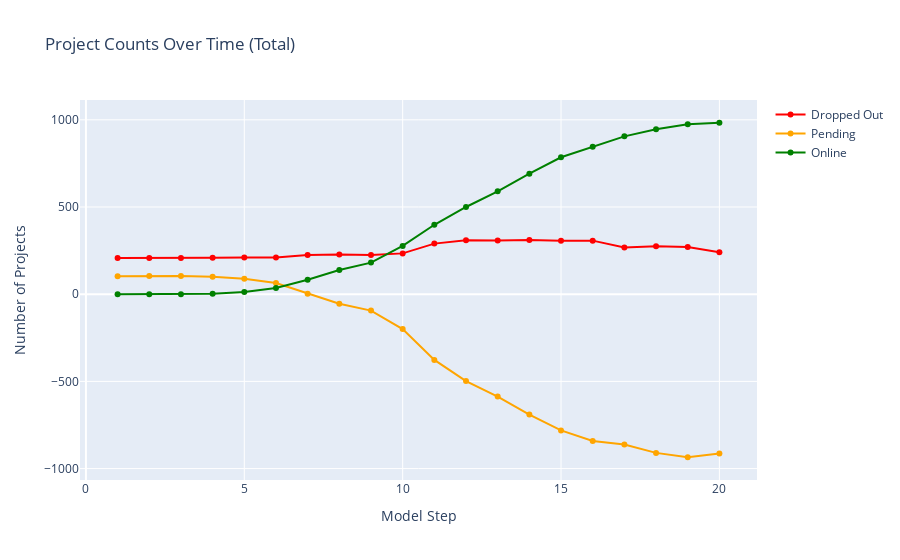
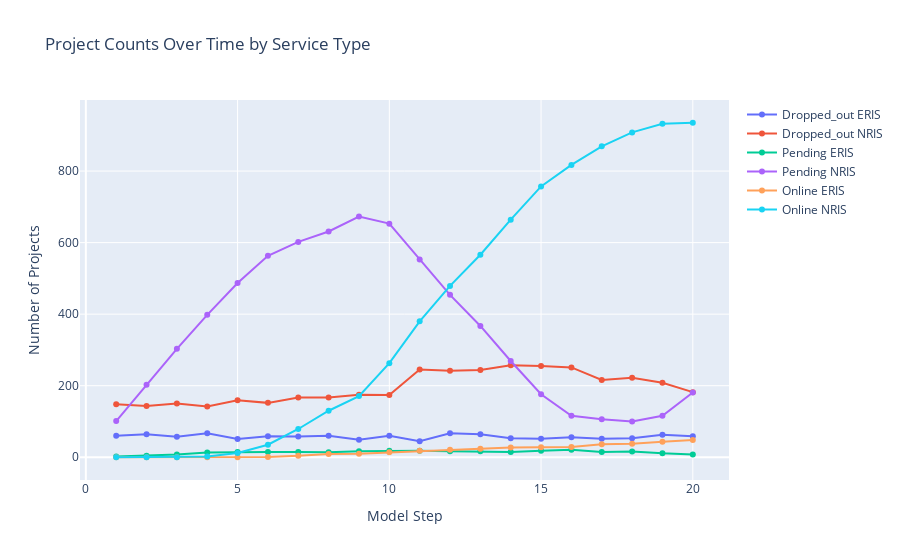
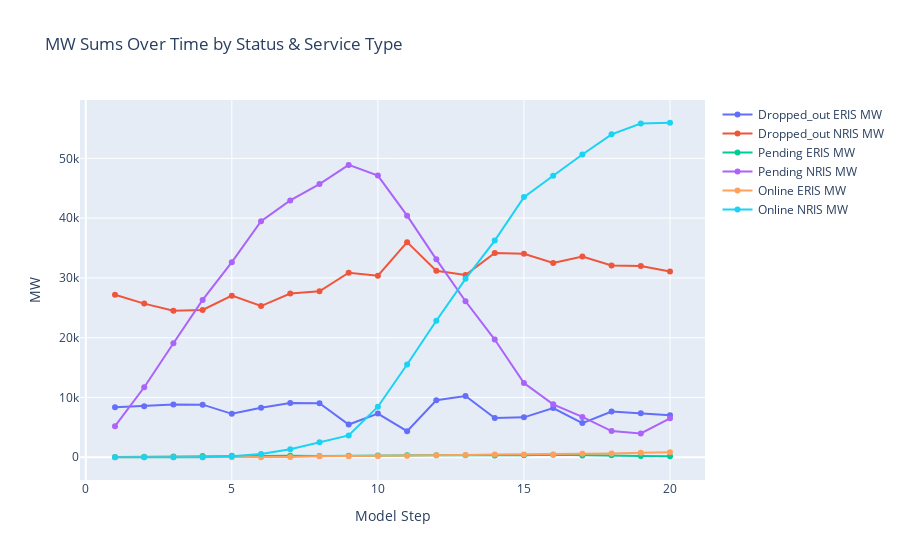
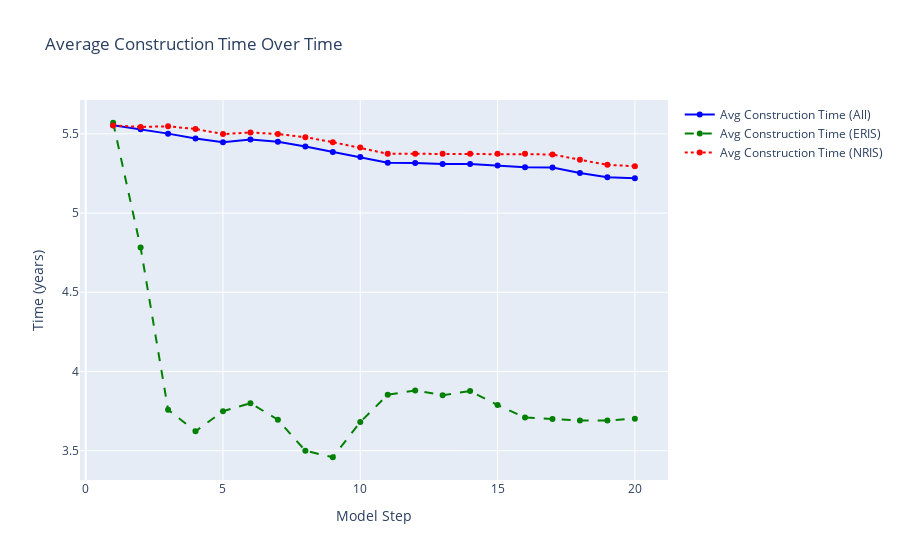

The code cell stored with these charts, in order, in its notebook:
### Markdown cell above
# System Plots

### Code cell
import pandas as pd
import plotly.graph_objects as go

# Load your CSV with model-level summaries
df = pd.read_csv("model_round_summary.csv")
loads = [
    832781, 874976, 923354, 978959, 1031851, 1099623, 1175225, 1248118,
    1279778, 1305481, 1328045, 1352954, 1366152, 1382541, 1397072, 1416841,
    1426536, 1440664, 1454597, 1473297, 1482068
]

# Growth percentages
growth = [
    4.8, 2.9, 5.1, 5.5, 6.0, 5.4, 6.6, 6.9, 6.2, 2.5,
    2.0, 1.7, 1.9, 1.0, 1.2, 1.1, 1.4, 0.7, 1.0, 1.0, 1.3
]

# Years starting from 2026
years = list(range(2026, 2026 + len(loads)))

# Make DataFrame
df_load = pd.DataFrame({
    "RTO": ["PJM RTO"] * len(loads),
    "Year": years,
    "Load": loads,
    "Growth (%)": growth
})

print(df_load)


# -------------------------------
# 1. Counts: dropped_out, pending, online (total)
fig_counts_total = go.Figure()
fig_counts_total.add_trace(go.Scatter(
    x=df['model_step'],
    y=df['dropped_out_count'],
    mode='lines+markers',
    name='Dropped Out',
    line=dict(color='red')
))
fig_counts_total.add_trace(go.Scatter(
    x=df['model_step'],
    y=df['pending_count'],
    mode='lines+markers',
    name='Pending',
    line=dict(color='orange')
))
fig_counts_total.add_trace(go.Scatter(
    x=df['model_step'],
    y=df['online_count'],
    mode='lines+markers',
    name='Online',
    line=dict(color='green')
))
fig_counts_total.update_layout(
    title="Project Counts Over Time (Total)",
    xaxis_title="Model Step",
    yaxis_title="Number of Projects"
)
fig_counts_total.show()

# -------------------------------
# 2. Counts by service type
status_types = ['dropped_out', 'pending', 'online']
service_types = ['eris', 'nris']

fig_counts_service = go.Figure()
for status in status_types:
    for service in service_types:
        col_name = f"{status}_{service}_count"
        fig_counts_service.add_trace(go.Scatter(
            x=df['model_step'],
            y=df[col_name],
            mode='lines+markers',
            name=f"{status.capitalize()} {service.upper()}",
        ))
fig_counts_service.update_layout(
    title="Project Counts Over Time by Service Type",
    xaxis_title="Model Step",
    yaxis_title="Number of Projects"
)
fig_counts_service.show()

# -------------------------------
# 3. MW by status & service type
fig_mw_service = go.Figure()
for status in status_types:
    for service in service_types:
        col_name = f"{status}_{service}_mw"
        fig_mw_service.add_trace(go.Scatter(
            x=df['model_step'],
            y=df[col_name],
            mode='lines+markers',
            name=f"{status.capitalize()} {service.upper()} MW",
        ))
fig_mw_service.update_layout(
    title="MW Sums Over Time by Status & Service Type",
    xaxis_title="Model Step",
    yaxis_title="MW"
)
fig_mw_service.show()

# -------------------------------

# -------------------------------
# 5. Construction Times
fig_construction = go.Figure()
fig_construction.add_trace(go.Scatter(
    x=df['model_step'],
    y=df['avg_construction_time'],
    mode='lines+markers',
    name='Avg Construction Time (All)',
    line=dict(color='blue')
))
fig_construction.add_trace(go.Scatter(
    x=df['model_step'],
    y=df['avg_construction_time_eris'],
    mode='lines+markers',
    name='Avg Construction Time (ERIS)',
    line=dict(color='green', dash='dash')
))
fig_construction.add_trace(go.Scatter(
    x=df['model_step'],
    y=df['avg_construction_time_nris'],
    mode='lines+markers',
    name='Avg Construction Time (NRIS)',
    line=dict(color='red', dash='dot')
))
fig_construction.update_layout(
    title="Average Construction Time Over Time",
    xaxis_title="Model Step",
    yaxis_title="Time (years)"
)
fig_construction.show()

# -------------------------------
# 6. Study Times
fig_study = go.Figure()
fig_study.add_trace(go.Scatter(
    x=df['model_step'],
    y=df['study_time_all'],
    mode='lines+markers',
    name='Avg Study Time (All)',
    line=dict(color='cyan')
))
fig_study.add_trace(go.Scatter(
    x=df['model_step'],
    y=df['study_time_eris'],
    mode='lines+markers',
    name='Avg Study Time (ERIS)',
    line=dict(color='lime', dash='dash')
))
fig_study.add_trace(go.Scatter(
    x=df['model_step'],
    y=df['study_time_nris'],
    mode='lines+markers',
    name='Avg Study Time (NRIS)',
    line=dict(color='magenta', dash='dot')
))
fig_study.update_layout(
    title="Average Study Time Over Time",
    xaxis_title="Model Step",
    yaxis_title="Time (years)"
)
fig_study.show()

# 7. Assigned Costs
fig_assigned_cost = go.Figure()
fig_assigned_cost.add_trace(go.Scatter(
    x=df['model_step'],
    y=df['nu_all_avg'],
    mode='lines+markers',
    name='Avg Assigned Cost (All)',
    line=dict(color='blue')
))
fig_assigned_cost.add_trace(go.Scatter(
    x=df['model_step'],
    y=df['nu_eris_avg'],
    mode='lines+markers',
    name='Avg Assigned Cost (ERIS)',
    line=dict(color='green', dash='dash')
))
fig_assigned_cost.add_trace(go.Scatter(
    x=df['model_step'],
    y=df['nu_nris_avg'],
    mode='lines+markers',
    name='Avg Assigned Cost (NRIS)',
    line=dict(color='red', dash='dot')
))
fig_assigned_cost.update_layout(
    title="Average Assigned Cost Per Round",
    xaxis_title="Model Step",
    yaxis_title="Cost (currency units)",  # adjust as needed
    template="plotly_white"
)
fig_assigned_cost.show()

#Capacity Price

fig_capacity = go.Figure()
fig_capacity.add_trace(go.Scatter(
    x=df['model_step'],
    y=df['capacity_price'],
    mode='lines',
    name='Capacity Price',
    line=dict(color='black')
))

fig_capacity.update_layout(
    title="Capacity Price Over Time",
    xaxis_title="Model Step",
    yaxis_title="$/MW-day",  # adjust as needed
    template="plotly_white"
)
fig_capacity.show()

#SMEC
fig_smec = go.Figure()
fig_smec.add_trace(go.Scatter(
    x=df['model_step'],
    y=df['system_marginal_energy_price'],
    mode='lines+markers',
    name='SMEC',
    line=dict(color='blue')
))

fig_smec.update_layout(
    title="SMEC Over Time",
    xaxis_title="Model Step",
    yaxis_title="$/MWh",  # adjust as needed
    template="plotly_white"
)
fig_smec.show()
import plotly.graph_objects as go

# Assuming installed capacity is sum of online MWs per step
df['installed_capacity'] = df['online_eris_mw'] + df['online_nris_mw']
import plotly.graph_objects as go
import pandas as pd

# Example installed capacity from your df
df['installed_capacity'] = df['online_eris_mw'] + df['online_nris_mw']

# Convert load to GWh
loads_gwh = [x / 1000 for x in loads]

# Years corresponding to the load
years = list(range(2026, 2026 + len(loads_gwh)))

# Make figure
fig_load_capacity = go.Figure()

# Plot installed capacity
fig_load_capacity.add_trace(go.Scatter(
    x=years,
    y=df['installed_capacity'][:len(years)],
    mode='lines+markers',
    name='Installed Capacity (MW)',
    line=dict(color='blue')
))

# Plot load in GWh
fig_load_capacity.add_trace(go.Scatter(
    x=years,
    y=loads_gwh,
    mode='lines+markers',
    name='Load (GWh)',
    line=dict(color='red'),
    yaxis='y2'
))

# Add secondary y-axis
fig_load_capacity.update_layout(
    title="Installed Capacity vs Load (GWh)",
    xaxis_title="Year",
    yaxis=dict(title="Installed Capacity (MW)", side="left"),
    yaxis2=dict(title="Load (GWh)", overlaying='y', side='right'),
    template="plotly_white"
)

fig_load_capacity.show()

### Figure 1 — Plotly figure (JSON) as saved in the notebook; plotly's stock layout.template omitted (floating-point values rounded to 4 significant figures)
{"data": [{"line": {"color": "red"}, "mode": "lines+markers", "name": "Dropped Out", "type": "scatter", "x": [1, 2, 3, 4, 5, 6, 7, 8, 9, 10, 11, 12, 13, 14, 15, 16, 17, 18, 19, 20], "y": [208, 207, 207, 209, 210, 211, 225, 227, 224, 234, 290, 309, 308, 310, 307, 307, 268, 275, 271, 241]}, {"line": {"color": "orange"}, "mode": "lines+markers", "name": "Pending", "type": "scatter", "x": [1, 2, 3, 4, 5, 6, 7, 8, 9, 10, 11, 12, 13, 14, 15, 16, 17, 18, 19, 20], "y": [103, 104, 104, 100, 89, 64, 3, -55, -94, -200, -377, -498, -587, -690, -781, -842, -862, -910, -935, -913]}, {"line": {"color": "green"}, "mode": "lines+markers", "name": "Online", "type": "scatter", "x": [1, 2, 3, 4, 5, 6, 7, 8, 9, 10, 11, 12, 13, 14, 15, 16, 17, 18, 19, 20], "y": [0, 0, 0, 2, 12, 36, 83, 139, 181, 277, 398, 500, 590, 691, 785, 846, 905, 946, 975, 983]}], "layout": {"title": {"text": "Project Counts Over Time (Total)"}, "xaxis": {"title": {"text": "Model Step"}}, "yaxis": {"title": {"text": "Number of Projects"}}}}

### Figure 2 — Plotly figure (JSON) as saved in the notebook; plotly's stock layout.template omitted (floating-point values rounded to 4 significant figures)
{"data": [{"mode": "lines+markers", "name": "Dropped_out ERIS", "type": "scatter", "x": [1, 2, 3, 4, 5, 6, 7, 8, 9, 10, 11, 12, 13, 14, 15, 16, 17, 18, 19, 20], "y": [60, 64, 57, 67, 51, 59, 58, 60, 49, 60, 45, 67, 64, 53, 52, 56, 52, 53, 63, 59]}, {"mode": "lines+markers", "name": "Dropped_out NRIS", "type": "scatter", "x": [1, 2, 3, 4, 5, 6, 7, 8, 9, 10, 11, 12, 13, 14, 15, 16, 17, 18, 19, 20], "y": [148, 143, 150, 142, 159, 152, 167, 167, 175, 174, 245, 242, 244, 257, 255, 251, 216, 222, 208, 182]}, {"mode": "lines+markers", "name": "Pending ERIS", "type": "scatter", "x": [1, 2, 3, 4, 5, 6, 7, 8, 9, 10, 11, 12, 13, 14, 15, 16, 17, 18, 19, 20], "y": [2, 4, 8, 13, 15, 15, 15, 14, 17, 18, 18, 17, 17, 15, 18, 21, 15, 16, 11, 8]}, {"mode": "lines+markers", "name": "Pending NRIS", "type": "scatter", "x": [1, 2, 3, 4, 5, 6, 7, 8, 9, 10, 11, 12, 13, 14, 15, 16, 17, 18, 19, 20], "y": [101, 203, 303, 398, 487, 563, 602, 631, 673, 653, 553, 454, 367, 269, 176, 116, 106, 100, 116, 181]}, {"mode": "lines+markers", "name": "Online ERIS", "type": "scatter", "x": [1, 2, 3, 4, 5, 6, 7, 8, 9, 10, 11, 12, 13, 14, 15, 16, 17, 18, 19, 20], "y": [0, 0, 0, 0, 0, 1, 4, 9, 10, 14, 18, 21, 24, 27, 28, 29, 36, 38, 43, 48]}, {"mode": "lines+markers", "name": "Online NRIS", "type": "scatter", "x": [1, 2, 3, 4, 5, 6, 7, 8, 9, 10, 11, 12, 13, 14, 15, 16, 17, 18, 19, 20], "y": [0, 0, 0, 2, 12, 35, 79, 130, 171, 263, 380, 479, 566, 664, 757, 817, 869, 908, 932, 935]}], "layout": {"title": {"text": "Project Counts Over Time by Service Type"}, "xaxis": {"title": {"text": "Model Step"}}, "yaxis": {"title": {"text": "Number of Projects"}}}}

### Figure 3 — Plotly figure (JSON) as saved in the notebook; plotly's stock layout.template omitted (floating-point values rounded to 4 significant figures)
{"data": [{"mode": "lines+markers", "name": "Dropped_out ERIS MW", "type": "scatter", "x": [1, 2, 3, 4, 5, 6, 7, 8, 9, 10, 11, 12, 13, 14, 15, 16, 17, 18, 19, 20], "y": [8345.0, 8541.0, 8830.0, 8800.0, 7264.0, 8273.0, 9091.0, 9039.0, 5479.0, 7308.0, 4353.0, 9536.0, 10240.0, 6574.0, 6674.0, 8228.0, 5719.0, 7634.0, 7368.0, 7047.0]}, {"mode": "lines+markers", "name": "Dropped_out NRIS MW", "type": "scatter", "x": [1, 2, 3, 4, 5, 6, 7, 8, 9, 10, 11, 12, 13, 14, 15, 16, 17, 18, 19, 20], "y": [27190.0, 25700.0, 24530.0, 24640.0, 27030.0, 25290.0, 27380.0, 27760.0, 30860.0, 30360.0, 35990.0, 31210.0, 30500.0, 34190.0, 34040.0, 32480.0, 33580.0, 32080.0, 32000.0, 31060.0]}, {"mode": "lines+markers", "name": "Pending ERIS MW", "type": "scatter", "x": [1, 2, 3, 4, 5, 6, 7, 8, 9, 10, 11, 12, 13, 14, 15, 16, 17, 18, 19, 20], "y": [42.0, 76.2, 146.2, 214.2, 236.2, 233.0, 234.0, 205.0, 271.0, 312.2, 353.4, 345.4, 336.4, 292.4, 344.4, 401.1, 304.9, 326.8, 214.8, 161.8]}, {"mode": "lines+markers", "name": "Pending NRIS MW", "type": "scatter", "x": [1, 2, 3, 4, 5, 6, 7, 8, 9, 10, 11, 12, 13, 14, 15, 16, 17, 18, 19, 20], "y": [5206.0, 11710.0, 19070.0, 26320.0, 32640.0, 39470.0, 42960.0, 45700.0, 48900.0, 47120.0, 40410.0, 33100.0, 26090.0, 19690.0, 12410.0, 8848.0, 6747.0, 4386.0, 3988.0, 6504.0]}, {"mode": "lines+markers", "name": "Online ERIS MW", "type": "scatter", "x": [1, 2, 3, 4, 5, 6, 7, 8, 9, 10, 11, 12, 13, 14, 15, 16, 17, 18, 19, 20], "y": [0.0, 0.0, 0.0, 0.0, 0.0, 14.2, 55.2, 152.2, 172.2, 225.2, 269.2, 317.2, 377.2, 443.2, 463.2, 477.4, 593.6, 633.6, 745.6, 838.6]}, {"mode": "lines+markers", "name": "Online NRIS MW", "type": "scatter", "x": [1, 2, 3, 4, 5, 6, 7, 8, 9, 10, 11, 12, 13, 14, 15, 16, 17, 18, 19, 20], "y": [0.0, 0.0, 0.0, 19.4, 171.8, 539.4, 1323.0, 2495.0, 3652.0, 8456.0, 15530.0, 22830.0, 29840.0, 36250.0, 43520.0, 47090.0, 50650.0, 54020.0, 55840.0, 55960.0]}], "layout": {"title": {"text": "MW Sums Over Time by Status & Service Type"}, "xaxis": {"title": {"text": "Model Step"}}, "yaxis": {"title": {"text": "MW"}}}}

### Figure 4 — Plotly figure (JSON) as saved in the notebook; plotly's stock layout.template omitted (floating-point values rounded to 4 significant figures)
{"data": [{"line": {"color": "blue"}, "mode": "lines+markers", "name": "Avg Construction Time (All)", "type": "scatter", "x": [1, 2, 3, 4, 5, 6, 7, 8, 9, 10, 11, 12, 13, 14, 15, 16, 17, 18, 19, 20], "y": [5.554, 5.529, 5.501, 5.47, 5.447, 5.464, 5.45, 5.421, 5.386, 5.355, 5.317, 5.316, 5.31, 5.309, 5.299, 5.289, 5.287, 5.253, 5.225, 5.219]}, {"line": {"color": "green", "dash": "dash"}, "mode": "lines+markers", "name": "Avg Construction Time (ERIS)", "type": "scatter", "x": [1, 2, 3, 4, 5, 6, 7, 8, 9, 10, 11, 12, 13, 14, 15, 16, 17, 18, 19, 20], "y": [5.57, 4.783, 3.759, 3.622, 3.749, 3.8, 3.695, 3.5, 3.459, 3.681, 3.853, 3.88, 3.85, 3.876, 3.788, 3.709, 3.701, 3.691, 3.691, 3.702]}, {"line": {"color": "red", "dash": "dot"}, "mode": "lines+markers", "name": "Avg Construction Time (NRIS)", "type": "scatter", "x": [1, 2, 3, 4, 5, 6, 7, 8, 9, 10, 11, 12, 13, 14, 15, 16, 17, 18, 19, 20], "y": [5.553, 5.544, 5.547, 5.53, 5.498, 5.508, 5.499, 5.479, 5.447, 5.413, 5.374, 5.374, 5.374, 5.374, 5.374, 5.374, 5.37, 5.336, 5.304, 5.295]}], "layout": {"title": {"text": "Average Construction Time Over Time"}, "xaxis": {"title": {"text": "Model Step"}}, "yaxis": {"title": {"text": "Time (years)"}}}}
